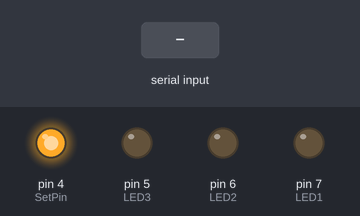
The sketch below on a simulated Arduino Uno, built with avr-gcc and run on an emulated ATmega328P. Parts: output pins drawn as LEDs (lit = HIGH). The test bench sets the inputs (shaded band). What the sketch prints to the serial monitor is not drawn.

Above: at 1.7 s.
1.8 s: "1" received over Serial
At 2.6 s:
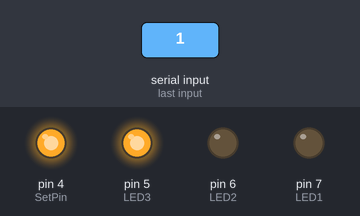
3.3 s: "2" received over Serial
At 3.7 s:
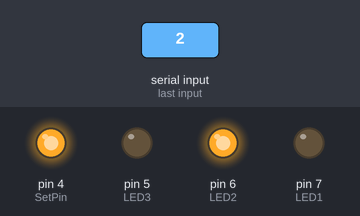
4.8 s: "0" received over Serial
At 6.0 s:
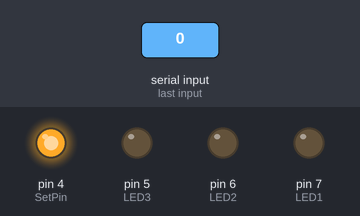
Timing chart, 0 to 7.8 s (numbered marks = the images above; inputs shaded):
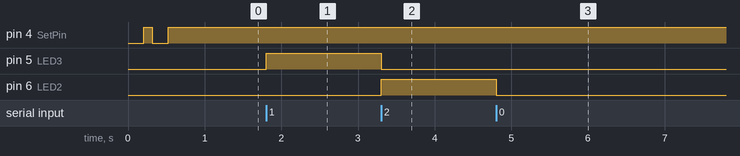

Measured:
- after the input at 1.8 s, pin 5 (LED3): LOW → HIGH at once
- after the input at 3.3 s, pin 5 (LED3): HIGH → LOW at once; pin 6 (LED2): LOW → HIGH at once
- after the input at 4.8 s, pin 6 (LED2): HIGH → LOW at once

The sketch:

Receiver_apc220_420MHz.ino
```cpp
// RX 420MHz
int LED3 = 5; //Conectar LED VERDE
int LED2 = 6; //Conectar LED ROJO
int LED1 = 7; //Conectar LED AMARILLO
const byte SetPin = 4; //Pin para poner el APC220 en modo de configuración

int Frecuencia = 420; //Ajustar frecuencia a de recepcion

void setup() {
  Serial.begin(57600);
  //Configuracion de pines para los LED como salidas
  pinMode(LED1, OUTPUT);
  pinMode(LED2, OUTPUT);
  pinMode(LED3, OUTPUT);
  pinMode(SetPin, OUTPUT);

  digitalWrite(SetPin, HIGH); //Se ajusta el Pin SET del modulo RF en Alto
  SelectFreq(); //Configuracion del modulo
  delay(100);
  SelectFreq(); /* Segunda configuracion del modulo,
                 * que asegura que la frecuencia fue seteada de manera correcta
                 */
}

void loop() {
  if (Serial.available()) {
    int DataIn = Serial.read();
    //Separacion de los valores de cada LED
    bool LED1_s = DataIn & 0x04;
    bool LED2_s = DataIn & 0x02;
    bool LED3_s = DataIn & 0x01;
    //Impresion de los valores recibidos
    digitalWrite(LED1, LED1_s);
    digitalWrite(LED2, LED2_s);
    digitalWrite(LED3, LED3_s);
  }
}

void SelectFreq() {
  // Procedimiento de configuración de la frecuencia de recpecion
  Serial.println();
  Serial.println("Configurando a "+String(Frecuencia)+"MHz ...");
  digitalWrite(SetPin, LOW);
  delay(2);
  Serial.end();
  Serial.begin(9600);
  Serial.println("WR "+String(Frecuencia)+"000 4 9 6 0");
  delay(201);

  if (Serial.available())
  {
    String data = Serial.readString();
    Serial.println(data);
  }
  digitalWrite(SetPin, HIGH);
  delay(11);
  Serial.end();
  Serial.begin(57600);
  Serial.println("Configurado!!!");
}
```
